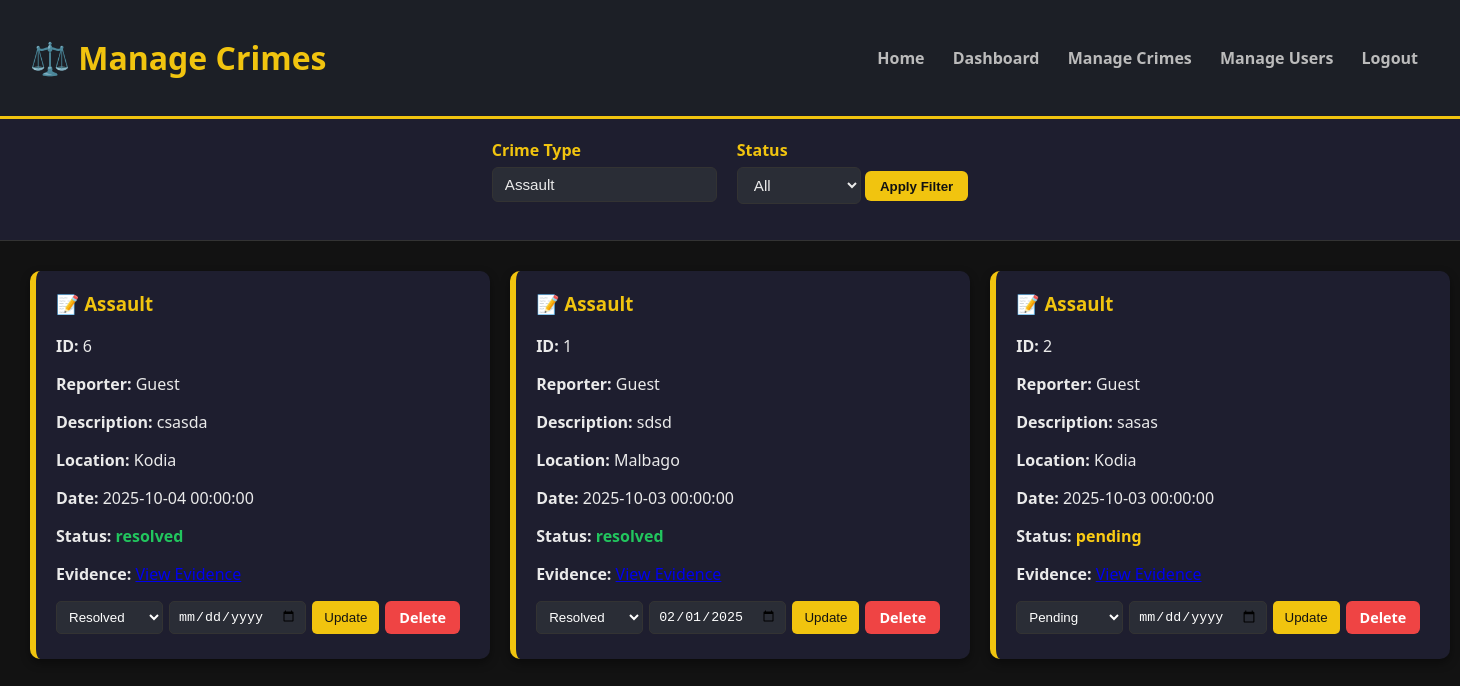
/admin/manage_crimes.php?type=Assault, run on the app's committed database.
### tables this page shows
CREATE TABLE `reports` (
  `report_id` int(11) NOT NULL,
  `user_id` int(11) DEFAULT NULL,
  `type` varchar(50) DEFAULT NULL,
  `evidence` varchar(20) DEFAULT NULL,
  `description` text DEFAULT NULL,
  `location` varchar(255) DEFAULT NULL,
  `date_reported` datetime DEFAULT current_timestamp(),
  `status` enum('pending','in-progress','resolved') DEFAULT 'pending',
  `reporter` varchar(20) DEFAULT NULL,
  `assigned_date` varchar(20) DEFAULT NULL
);

### admin/manage_crimes.php (the view, shortened to what this page needs)
<?php
include '../includes/db.php';
$where = [];
if (!empty($_GET['type'])) {
    $type = $conn->real_escape_string($_GET['type']);
    $where[] = "r.type LIKE '%$type%'";
}
$sql = "SELECT r.*, u.fname, u.email
        FROM reports r
        LEFT JOIN users u ON r.user_id = u.user_id";
if ($where) {
    $sql .= " WHERE " . implode(" AND ", $where);
}
$sql .= " ORDER BY r.date_reported DESC";
$result = $conn->query($sql);
?>
<link rel="stylesheet" href="assets/css/manage.css">
<header class="main-header">
  <div class="header-content">
    <h1>⚖️ Manage Crimes</h1>
    <nav class="main-nav">
      <nav class="main-nav">
      <a href="home.php" class="active">Home</a>
      <a href="dash.php">Dashboard</a>
      <a href="manage_crimes.php">Manage Crimes</a>
      <a href="manage_users.php">Manage Users</a>
      <a href="../logout.php">Logout</a>
  </div>
</header>
<section class="filters">
  <form method="GET" class="filter-form">
    <div class="form-group">
      <label for="type">Crime Type</label>
      <input type="text" name="type" id="type" placeholder="e.g. Theft" value="<?= htmlspecialchars($_GET['type'] ?? '') ?>">
    </div>
    <div class="form-group">
      <label for="status">Status</label>
      <select name="status" id="status">
        <option value="">All</option>
      </select>
       <button type="submit" class="btn-filter">Apply Filter</button>
    </div>
  </form>
</section>
<section class="crime-list">
<?php if ($result && $result->num_rows > 0): ?>
  <?php while ($report = $result->fetch_assoc()): ?>
    <div class="crime-card">
      <h3>📝 <?= htmlspecialchars($report['type']) ?></h3>
      <p><strong>ID:</strong> <?= $report['report_id'] ?></p>
      <p><strong>Reporter:</strong> <?= htmlspecialchars($report['username'] ?? 'Guest') ?></p>
      <p><strong>Description:</strong> <?= htmlspecialchars($report['description']) ?></p>
      <p><strong>Location:</strong> <?= htmlspecialchars($report['location']) ?></p>
      <p><strong>Date:</strong> <?= htmlspecialchars($report['date_reported']) ?></p>
      <p><strong>Status:</strong>
        <span class="status-<?= strtolower($report['status']) ?>">
          <?= htmlspecialchars($report['status']) ?>
        </span>
      </p>
      <p><strong>Evidence:</strong>
        <?= $report['evidence'] ? '<a href="' . htmlspecialchars($report['evidence']) . '" target="_blank">View Evidence</a>' : "None" ?>
      </p>
<div class="crime-actions">
    <form method="POST" class="quick-update">
        <select name="status" required>
            <option value="pending" <?= $report['status']=='pending'?'selected':'' ?>>Pending</option>
            <option value="resolved" <?= $report['status']=='resolved'?'selected':'' ?>>Resolved</option>
        </select>
        <input type="date" name="assigned_date" value="<?= htmlspecialchars(substr($report['assigned_date'] ?? '',0,10)) ?>">
        <button type="submit" class="btn-update">Update</button>
    <a href="delete_rreport.php?id=<?= $report['report_id'] ?>" class="btn-delete" onclick="return confirm('Are you sure you want to delete this report?');">Delete</a>
    </form>
</div>
    </div>
  <?php endwhile; ?>
<?php else: ?>
  <p>No reports found.</p>
<?php endif; ?>
</section>

### admin/assets/css/manage.css (style rules this page uses)
.main-header { background: #1c1f26; border-bottom: 3px solid #f1c40f; color: #f1c40f; padding: 15px 30px; }
.main-header .header-content { display: flex; justify-content: space-between; align-items: center; }
.main-nav a { color: #bbb; margin: 0 12px; text-decoration: none; font-weight: bold; transition: 0.3s; }
.filters { padding: 20px 30px; background: #1e1e2f; border-bottom: 1px solid #333; display: flex; justify-content: center; }
.filter-form { display: flex; flex-wrap: wrap; gap: 20px; }
.form-group label { display: block; font-weight: 600; margin-bottom: 6px; color: #f1c40f; }
.form-group select, .form-group input { padding: 8px 12px; border-radius: 6px; border: 1px solid #333; background: #2a2d36; color: #eaeaea; font-size: 0.95em; }
.btn-filter { height: 30px; background: #f1c40f; color: #121212; padding: 8px 15px; border: none; border-radius: 6px; cursor: pointer; font-weight: bold; transition: 0.3s; }
.crime-list { display: grid; grid-template-columns: repeat(4, 1fr); gap: 20px; padding: 30px; }
.crime-card { background: #1e1e2f; padding: 20px; border-radius: 10px; border-left: 6px solid #f1c40f; box-shadow: 0 4px 10px rgba(0,0,0,0.4); transition: 0.3s; }
.crime-card h3 { color: #f1c40f; margin-top: 0; }
.status-pending { color: #facc15; font-weight: bold; }
.status-resolved { color: #22c55e; font-weight: bold; }
.crime-actions { margin-top: 15px; }
.crime-actions a { margin-right: 10px; padding: 7px 14px; text-decoration: none; border-radius: 6px; font-size: 0.9em; font-weight: bold; transition: 0.3s; }
.btn-update { background: #f1c40f; color: #121212; }
.btn-delete { background: #ef4444; color: white; }
.quick-update { display: flex; gap: 6px; margin-bottom: 5px; }
.quick-update select, .quick-update input[type="date"] { padding: 5px 8px; border-radius: 5px; border: 1px solid #333; background: #2a2d36; color: #fff; }
.quick-update button { padding: 6px 12px; background: #f1c40f; color: #121212; border: none; border-radius: 5px; cursor: pointer; }

### data on the page
reports: type "Assault", report_id "6", username "Guest", description "csasda", location "Kodia", date_reported "2025-10-04 00:00:00", status "resolved", status "Resolved"
reports: type "Assault", report_id "1", username "Guest", description "sdsd", location "Malbago", date_reported "2025-10-03 00:00:00", status "resolved", status "Resolved", assigned_date "02/01/2025"
reports: type "Assault", report_id "2", username "Guest", description "sasas", location "Kodia", date_reported "2025-10-03 00:00:00", status "pending", status "Pending"
